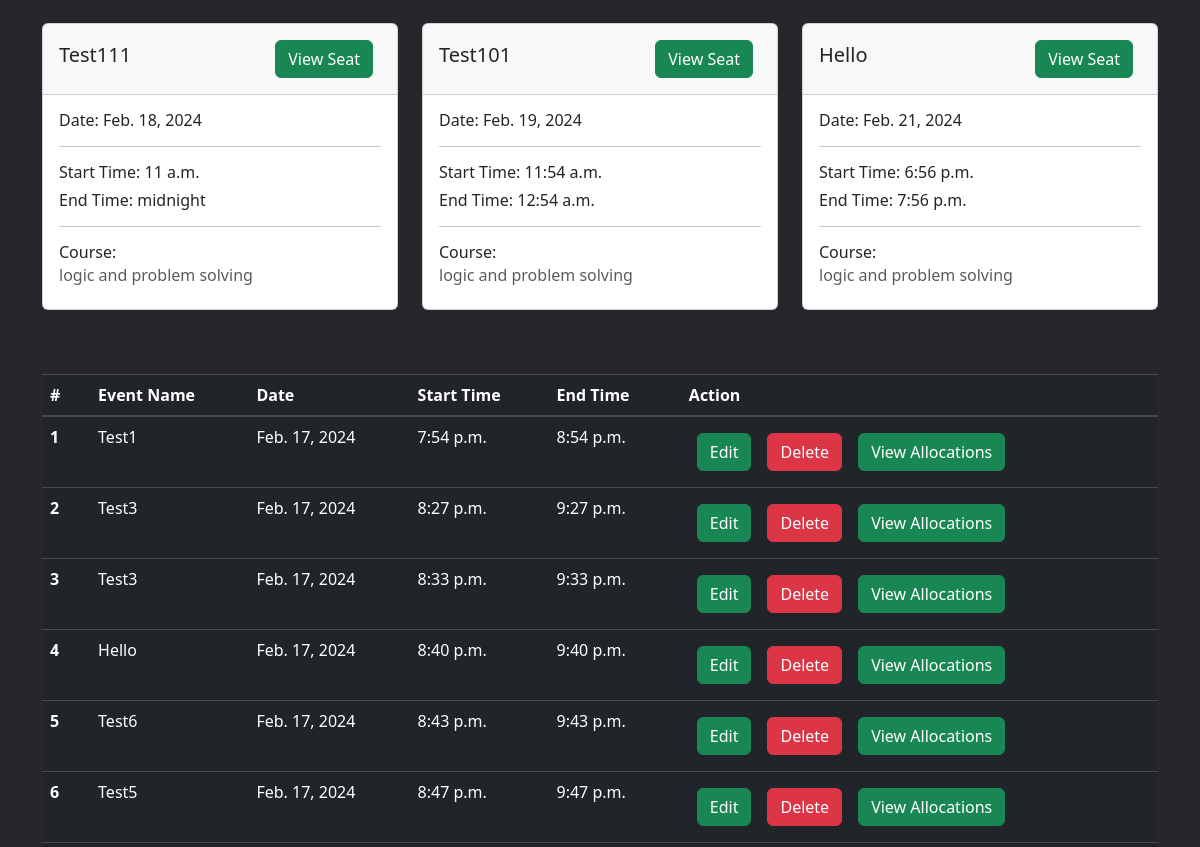
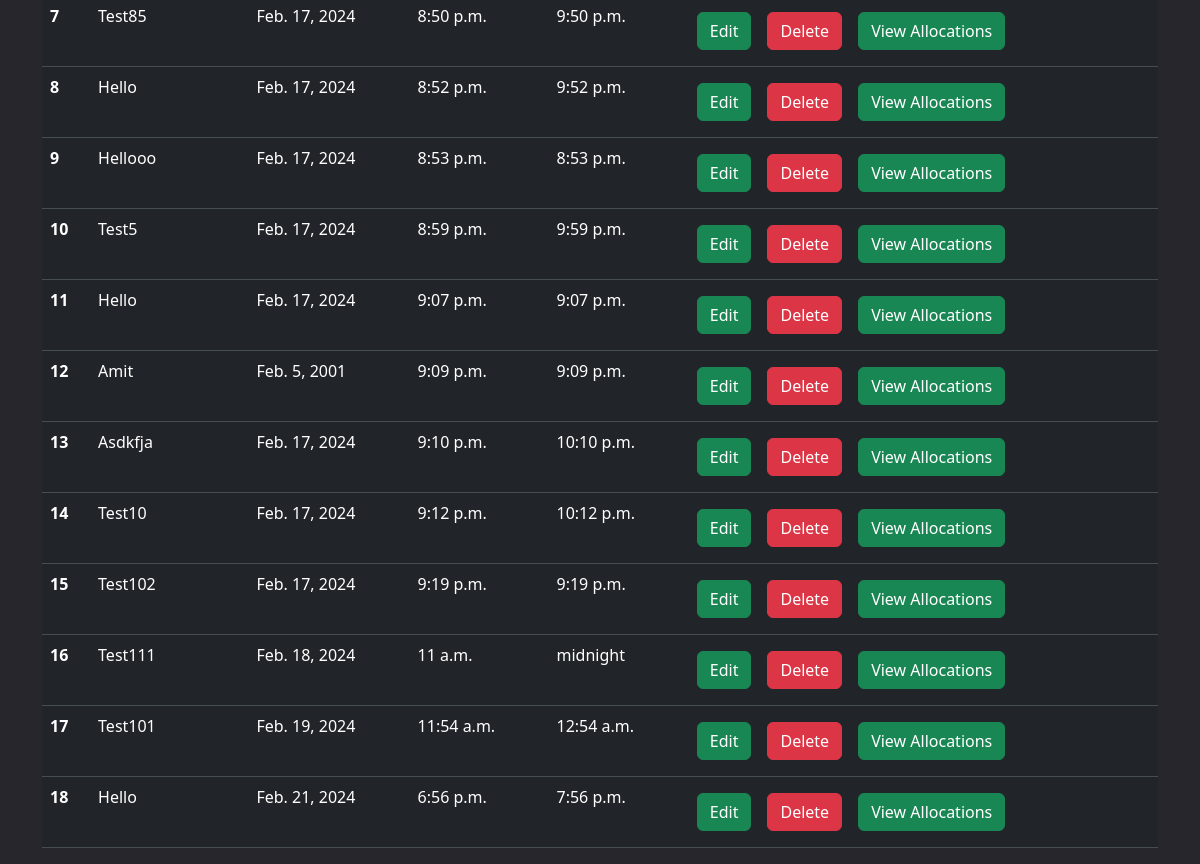
The page /student_events_view/ (signed in, lower part) on the database as committed earlier (2 pictures, top to bottom).
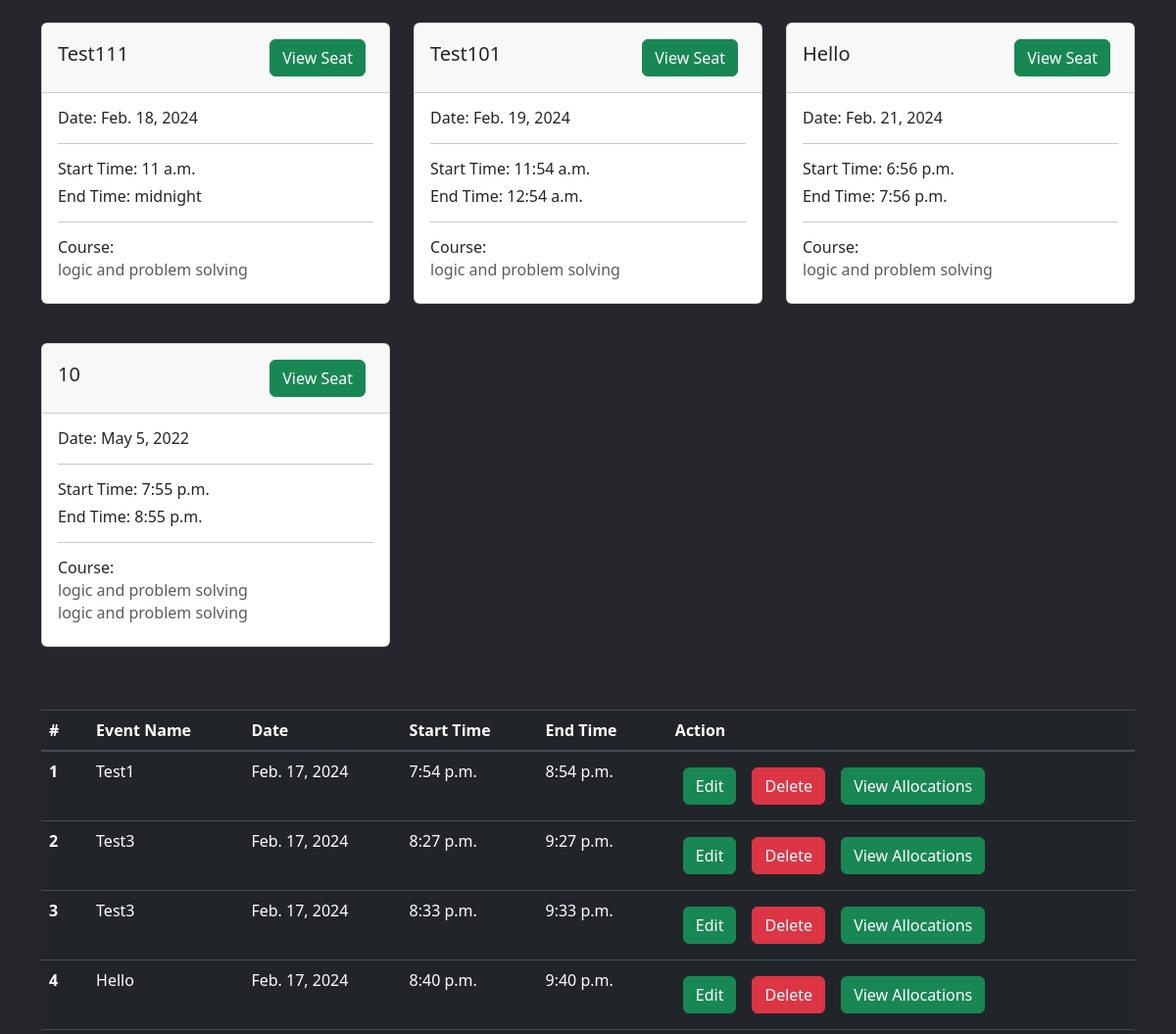
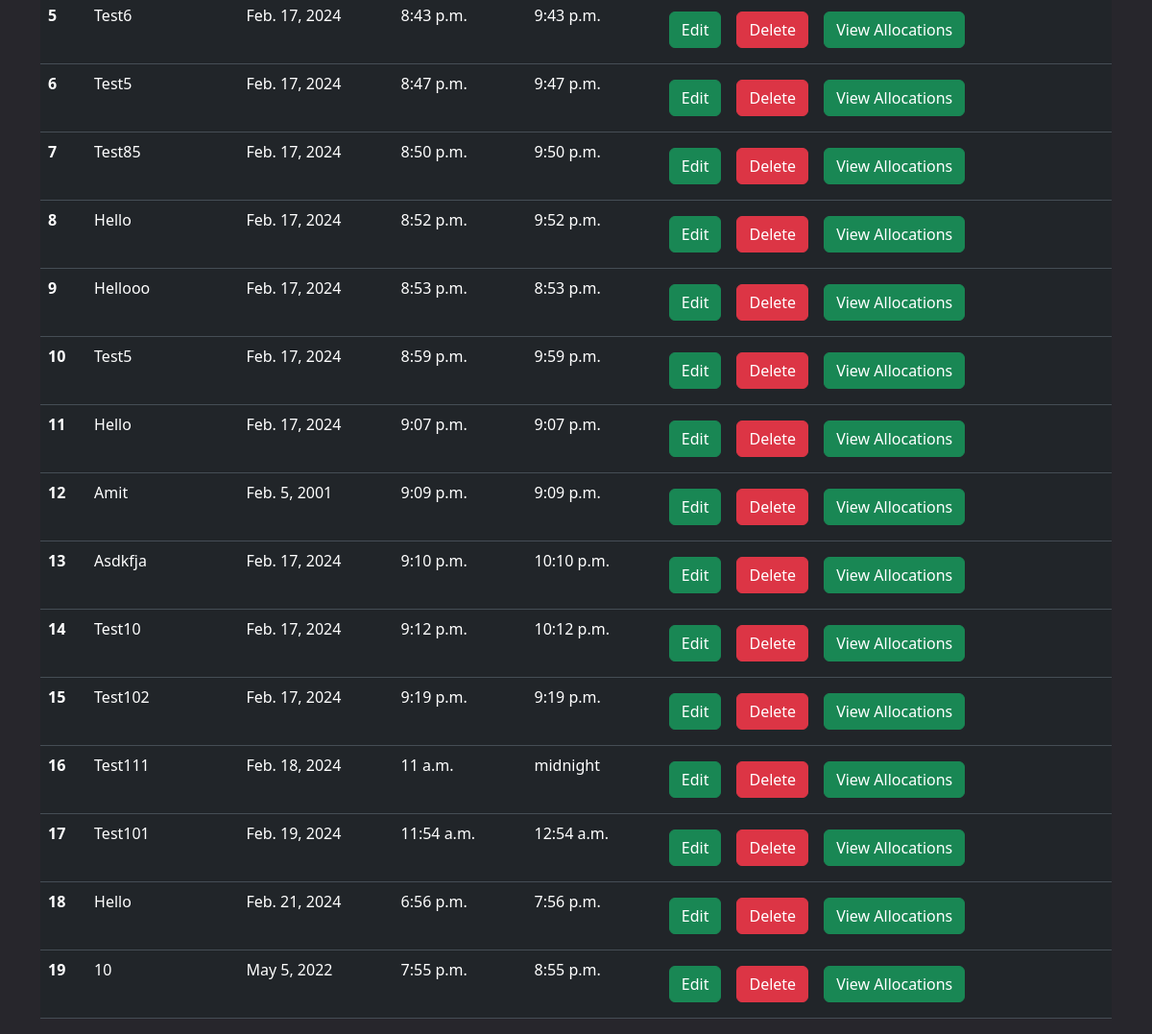
The same page on the database as committed later (2 pictures, top to bottom).
### api/models.py (models this page shows)
class Event(models.Model):
    name = models.CharField(max_length=100, blank=True)
    date = models.DateField()
    start_time = models.TimeField()
    end_time = models.TimeField()

class EventCourses(models.Model):
    event = models.ForeignKey(
        Event, on_delete=models.CASCADE, related_name="eventcourse", blank=True
    )
    course = models.ForeignKey(
        Course, on_delete=models.CASCADE, related_name="event", blank=True
    )

class Course(models.Model):
    name = models.CharField(max_length=100)
    fieldofstudy = models.CharField(
        max_length=20, choices=FIELDOFSTUDY, default="computing"
    )
    year = models.CharField(max_length=20, choices=YEAR, default="first")
    semester = models.CharField(max_length=20, choices=SEMESTER, default="first")

### api/views.py (the view)
# urls.py: path("student_events_view/", student_events_view, name="student_events_view"),
@user_passes_test(is_student, login_url="login_page")
def student_events_view(request):
    user = request.user
    student = user.student
    allocations = Allocation.objects.filter(student=student)
    events = [allocation.event for allocation in allocations]
    courses = student.courses.all()
    context = {"homeurl": "admin_home", "events": events, "courses": courses}
    return render(request, "viewEventsStudent.html", context)

### api/views.py (called while the page is built)
def is_student(user):
    return user.groups.filter(name="Students").exists()

### api/templates/viewEventsStudent.html (shortened to what this page needs)
{%extends "base.html"%} {%block start%} {% csrf_token %}
<div class="container mt-5">
  <br>
    <div class="row">
      {%for event in events%}
			<div class="col-md-4 mt-4">
				<div class="card mb-3">
					<div class="card-header d-flex justify-content-between align-items-center">
    <h5 class="card-title">{{ event.name }}</h5>
    <a href="/view_seat_allocations_student/{{ event.id }}" class="btn btn-success m-2">View Seat</a>
</div>
					<div class="card-body">
             <h6><span>Date:</span> {{ event.date }}</h6>
            <hr>
            <h6><span>Start Time:</span> {{ event.start_time }}</h6>
            <h6><span>End Time:</span> {{ event.end_time}}</h6>
            <hr>
            <h6>Course:</h6>
						 {% for event_course in event.eventcourse.all %}
             {%for course in courses%}
             {%if event_course.course == course%}
                <h6 class="card-subtitle mb-2 text-muted">{{ event_course.course.name }}</h6>
                {%endif%}
              {%endfor%}
             {% endfor %}
						</div>
				</div>
			</div>
     {%endfor%}
    </div>
  <table class="table mt-5 table-dark">
  <thead>
    <tr>
      <th scope="col">#</th>
      <th scope="col">Event Name</th>
      <th scope="col">Date </th>
      <th scope="col">Start Time </th>
      <th scope="col">End Time</th>
      <th scope="col">Action</th>
    </tr>
  </thead>
  <tbody >
    {%for event in events%}
    <tr>
      <th scope="row">{{forloop.counter}}</th>
      <td>{{event.name| capfirst}}</td>
      <td>{{event.date}}</td>
      <td>{{event.start_time}}</td>
      <td>{{event.end_time}}</td>
      <td>
         <a href="/update_course/{{course.id}}" class="btn btn-success m-2">Edit</button>
        <a href="/delete_event/{{event.id}}" class="btn btn-danger m-2" onclick="return confirm('Are you sure you want to delete this event?');">Delete</button>
          <a href="/admin_view_event_info/{{event.id}}" class="btn btn-success m-2">View Allocations</button>
      </td>
    </tr>
    {%endfor%}
  </tbody>
</table>
</div>
    {%endblock%}

Rows that differ between the two databases and show on the page:
now on this page (row unchanged): Event: name "10", date "May 5, 2022", start_time "7:55 p.m.", end_time "8:55 p.m."
now on this page (row unchanged): EventCourses: course.name "logic and problem solving"
added EventCourses: course.name "logic and problem solving"
